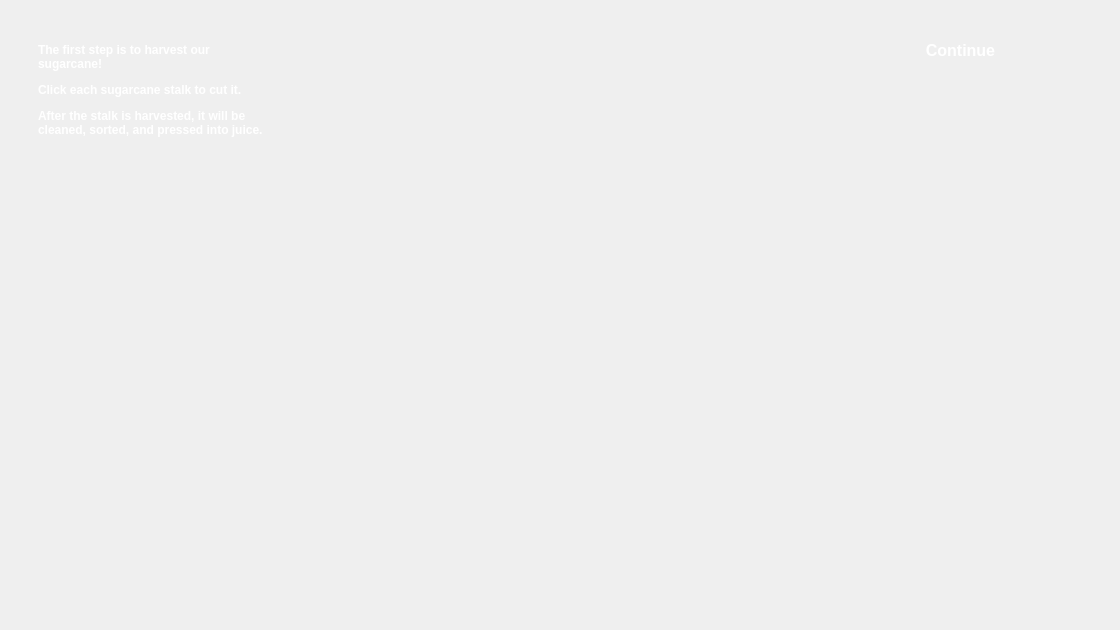
<?xml version="1.0" encoding="UTF-8"?>
<ui version="4.0">
 <class>brazilHarvest</class>
 <widget class="QWidget" name="brazilHarvest">
  <property name="geometry">
   <rect>
    <x>0</x>
    <y>0</y>
    <width>1120</width>
    <height>630</height>
   </rect>
  </property>
  <property name="maximumSize">
   <size>
    <width>1120</width>
    <height>630</height>
   </size>
  </property>
  <property name="windowTitle">
   <string>Form</string>
  </property>
  <widget class="QLabel" name="background">
   <property name="geometry">
    <rect>
     <x>0</x>
     <y>0</y>
     <width>1120</width>
     <height>630</height>
    </rect>
   </property>
   <property name="maximumSize">
    <size>
     <width>1120</width>
     <height>630</height>
    </size>
   </property>
   <property name="styleSheet">
    <string notr="true"/>
   </property>
   <property name="text">
    <string/>
   </property>
   <property name="pixmap">
    <pixmap resource="Pictures.qrc">:/Resources/sugarcaneBackground.png</pixmap>
   </property>
  </widget>
  <widget class="QLabel" name="sugarcane">
   <property name="geometry">
    <rect>
     <x>-60</x>
     <y>180</y>
     <width>451</width>
     <height>531</height>
    </rect>
   </property>
   <property name="text">
    <string/>
   </property>
   <property name="pixmap">
    <pixmap resource="Pictures.qrc">:/Resources/sugarcane.png</pixmap>
   </property>
  </widget>
  <widget class="QLabel" name="sugarcane3">
   <property name="geometry">
    <rect>
     <x>680</x>
     <y>180</y>
     <width>441</width>
     <height>491</height>
    </rect>
   </property>
   <property name="text">
    <string/>
   </property>
   <property name="pixmap">
    <pixmap resource="Pictures.qrc">:/Resources/sugarcane.png</pixmap>
   </property>
  </widget>
  <widget class="QLabel" name="sugarcane2">
   <property name="geometry">
    <rect>
     <x>310</x>
     <y>200</y>
     <width>481</width>
     <height>501</height>
    </rect>
   </property>
   <property name="text">
    <string/>
   </property>
   <property name="pixmap">
    <pixmap resource="Pictures.qrc">:/Resources/sugarcane.png</pixmap>
   </property>
  </widget>
  <widget class="QPushButton" name="harvestButton">
   <property name="geometry">
    <rect>
     <x>10</x>
     <y>180</y>
     <width>361</width>
     <height>451</height>
    </rect>
   </property>
   <property name="styleSheet">
    <string notr="true">QPushButton {
    background-color: transparent;
    border: none;
}</string>
   </property>
   <property name="text">
    <string/>
   </property>
  </widget>
  <widget class="QPushButton" name="harvestButton2">
   <property name="geometry">
    <rect>
     <x>380</x>
     <y>150</y>
     <width>361</width>
     <height>491</height>
    </rect>
   </property>
   <property name="styleSheet">
    <string notr="true">QPushButton {
    background-color: transparent;
    border: none;
}</string>
   </property>
   <property name="text">
    <string/>
   </property>
  </widget>
  <widget class="QPushButton" name="harvestButton3">
   <property name="geometry">
    <rect>
     <x>760</x>
     <y>170</y>
     <width>361</width>
     <height>491</height>
    </rect>
   </property>
   <property name="autoFillBackground">
    <bool>false</bool>
   </property>
   <property name="styleSheet">
    <string notr="true">QPushButton {
    background-color: transparent;
    border: none;
}</string>
   </property>
   <property name="text">
    <string/>
   </property>
  </widget>
  <widget class="QLabel" name="instructions">
   <property name="geometry">
    <rect>
     <x>30</x>
     <y>20</y>
     <width>251</width>
     <height>141</height>
    </rect>
   </property>
   <property name="styleSheet">
    <string notr="true">color: white;
background: qlineargradient(
        x1:0, y1:0, x2:0, y2:1,
        stop:0 rgba(100, 100, 100, 100),
        stop:1 rgba(30, 30, 30, 220)
    );    
border-radius: 20px;
padding: 5px;</string>
   </property>
   <property name="text">
    <string>&lt;html&gt;&lt;head/&gt;&lt;body&gt;&lt;p&gt;&lt;span style=&quot; font-weight:700;&quot;&gt;The first step is to harvest our sugarcane!&lt;/span&gt;&lt;/p&gt;&lt;p&gt;&lt;span style=&quot; font-weight:700;&quot;&gt;Click each sugarcane stalk to cut it.&lt;/span&gt;&lt;/p&gt;&lt;p&gt;&lt;span style=&quot; font-weight:700;&quot;&gt;After the stalk is harvested, it will be cleaned, sorted, and pressed into juice.&lt;/span&gt;&lt;/p&gt;&lt;/body&gt;&lt;/html&gt;</string>
   </property>
   <property name="wordWrap">
    <bool>true</bool>
   </property>
  </widget>
  <widget class="QPushButton" name="continueButton">
   <property name="geometry">
    <rect>
     <x>900</x>
     <y>30</y>
     <width>121</width>
     <height>41</height>
    </rect>
   </property>
   <property name="styleSheet">
    <string notr="true">QPushButton {
    /* Base style */
    color: white;
    background-color: qlineargradient(
        x1: 0, y1: 0, 
        x2: 0, y2: 1, 
        stop: 0 #5cb85c, 
        stop: 1 #4cae4c);
    border: none;
    border-radius: 10px;
    padding: 8px 16px;
    font-size: 16px;
    font-weight: bold;
}

QPushButton:hover {
    /* Slightly brighter on hover */
    background-color: qlineargradient(
        x1: 0, y1: 0, 
        x2: 0, y2: 1, 
        stop: 0 #66bb6a, 
        stop: 1 #43a047);
}

QPushButton:pressed {
    /* Darker when pressed */
    background-color: qlineargradient(
        x1: 0, y1: 0, 
        x2: 0, y2: 1, 
        stop: 0 #43a047, 
        stop: 1 #388e3c);
}
</string>
   </property>
   <property name="text">
    <string>Continue</string>
   </property>
  </widget>
 </widget>
 <resources>
  <include location="Pictures.qrc"/>
 </resources>
 <connections/>
</ui>
